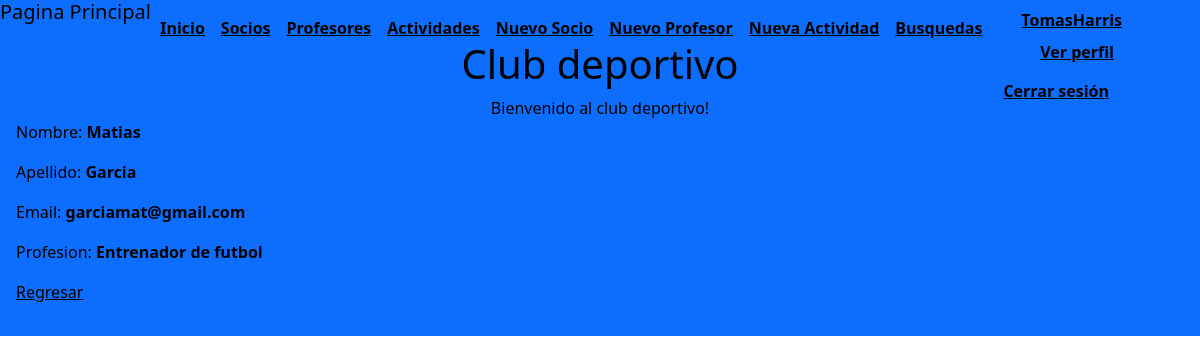
Page /profesor/detalle/1/ (signed in) on the committed database.
### AppProyecto/models.py (models this page shows, shortened)
class Profesores(models.Model):
    nombre = models.CharField(max_length=30)
    apellido = models.CharField(max_length=30)
    email = models.EmailField()
    profesion = models.CharField(max_length=30)

### AppProyecto/clases_views.py (the view)
# urls.py: path('profesor/detalle/<int:pk>/', clases_views.ProfesorDetalle.as_view(), name='Detail-profesor'),
class ProfesorDetalle(LoginRequiredMixin,DetailView):
    model = Profesores
    template_name = "appProyecto/clases_vistas/profesor_detalle.html"

### AppProyecto/templates/appProyecto/clases_vistas/profesor_detalle.html (shortened to what this page needs)
<!DOCTYPE html>
<html lang="en">
<head>
</head>
<body>
    {% extends 'AppProyecto/padre.html' %}
{% load static %}
{% block main %}
<p>Nombre: <strong>{{ profesores.nombre }}</strong></p>
<p>Apellido: <strong>{{ profesores.apellido }}</strong></p>
<p>Email: <strong>{{ profesores.email }}</strong></p>
<p>Profesion: <strong>{{ profesores.profesion }}</strong></p>
<p>
    <a style="color: black;" href="{% url 'lista-profesores' %}">Regresar</a>
</p>
{% endblock main %}

### AppProyecto/templates/appProyecto/padre.html (shortened to what this page needs)
<!DOCTYPE html>
<html lang="en">
    {% load static %}
<head>
    <link href="https://cdn.jsdelivr.net/npm/bootstrap@5.3.0-alpha1/dist/css/bootstrap.min.css" rel="stylesheet">
    <link href="{%  static 'appProyecto/css/styles.css' %}" rel="stylesheet" />
</head>
    <body id="page-top">
        <header class="bg-primary text-black p-3">
        <nav class="navbar navbar-expand-lg navbar-dark navbar-custom fixed-top">
            <div class="container px-5">
                <div class="collapse navbar-collapse" id="navbarResponsive">
                    <ul class="navbar-nav ms-auto">
                        <li class="nav-item"><a style="color:rgb(0, 0, 0)" class="nav-link" href="{% url 'inicio'%}"><u ><strong>Inicio</strong></u></a></li>
                        <li class="nav-item"><a style="color:rgb(0, 0, 0)" class="nav-link" href="{% url 'lista-socios' %}"><u ><strong>Socios</strong></u></a></li>
                        <li class="nav-item"><a style="color:rgb(0, 0, 0)" class="nav-link" href="{%  url 'lista-profesores' %}"><u ><strong>Profesores</strong></u></a></li>
                        <li class="nav-item"><a style="color:rgb(0, 0, 0)" class="nav-link" href="{% url 'lista-actividades' %}"><u ><strong>Actividades</strong></u></a></li>
                        <li class="nav-item"><a style="color:rgb(0, 0, 0)" class="nav-link" href="{% url 'socio_form' %}"><u ><strong>Nuevo Socio </strong></u></a></li>
                        <li class="nav-item"><a style="color:rgb(0, 0, 0)" class="nav-link" href="{% url 'profesor_form' %}"><u ><strong>Nuevo Profesor </strong></u></a></li>
                        <li class="nav-item"><a style="color:rgb(0, 0, 0)" class="nav-link" href="{% url 'New' %}"><u ><strong>Nueva Actividad </strong></u></a></li>
                        <li class="nav-item"><a style="color:rgb(0, 0, 0)" class="nav-link" href="{% url 'buscadores' %}"><u ><strong>Busquedas </strong></u></a></li>
                        {% if request.user.is_authenticated %}
                        <div style="text-align: right;">
                            <a style="color: black;"><u><strong>{{ request.user.username}}</strong></u></a>
                            <li class="nav-item"><a style="color:rgb(0, 0, 0)" class="nav-link" href="{% url 'VerPerfil' %}"><u ><strong>Ver perfil </strong></u></a></li>
                            <div style="text-align: right;">
                        <form method="post" action="{% url 'Logout' %}">
                            <div style="text-align: right;">
                                <button class="btn btn-primary" type="submit" style="color: black;"><u><strong>Cerrar sesión</strong></u></button>
                            </div>
                            </div>
                            </div>
                        {% else %}
                        <li class="nav-item"><a style="color:rgb(0, 0, 0)" class="nav-link" href="{% url 'Login' %}"><u ><strong>Iniciar Sesion </strong></u></a></li>
                        <li class="nav-item"><a style="color:rgb(0, 0, 0)" class="nav-link" href="{% url 'Registro' %}"><u ><strong>Registrarse </strong></u></a></li>
                        {% endif %}
                    </div>
                </div>
        </nav>
            {% block contenidoQueCambia %}
            <div style="text-align: center;">
                <br><h1>Club deportivo</h1>
            </div>
            <div style="text-align: center;">Bienvenido al club deportivo!</div>
            <div class="fixed-top" style="text-align: left;"><h5>Pagina Principal</h5></div>
            {% endblock %}
            <body background="https://golsmedia.com/wp-content/uploads/2021/05/todo-necesitas-saber-crear-club-deportivo-e1622449688440.jpg" >
            {% block main %}{% endblock %}
        </header>

### rows in the picture
Profesores: nombre "Matias", apellido "Garcia", email "garciamat@gmail.com", profesion "Entrenador de futbol"

### other values in the picture
{{ request.user.username }} "TomasHarris"
